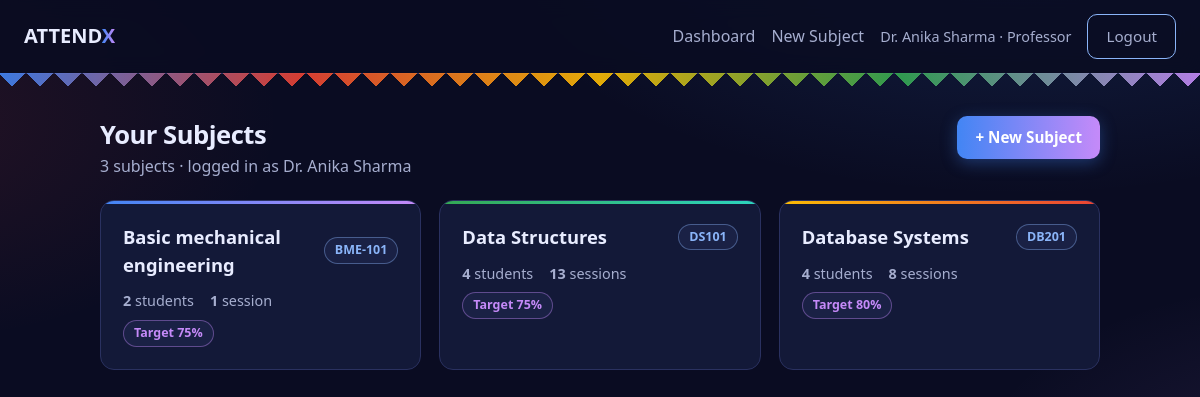
The page /prof/dashboard (signed in) on the database its author committed.
### tables this page shows
CREATE TABLE subjects (
    id INTEGER PRIMARY KEY AUTOINCREMENT,
    prof_id INTEGER NOT NULL REFERENCES professors(id) ON DELETE CASCADE,
    name TEXT NOT NULL,
    code TEXT UNIQUE NOT NULL,
    min_attendance_pct REAL NOT NULL DEFAULT 75
);

### app.py (the view)
@app.route("/prof/dashboard")
@login_required("prof")
def prof_dashboard():
    subjects = get_db().execute(
        """
        SELECT s.*,
               (SELECT COUNT(*) FROM enrollments e WHERE e.subject_id = s.id) AS student_count,
               (SELECT COUNT(*) FROM attendance_sessions t WHERE t.subject_id = s.id) AS session_count
        FROM subjects s
        WHERE s.prof_id = ?
        ORDER BY s.name COLLATE NOCASE
        """,
        (session["user_id"],),
    ).fetchall()
    return render_template("prof_dashboard.html", subjects=subjects)

### app.py (called while the page is built)
def get_db():
    if "db" not in g:
        g.db = sqlite3.connect(DB_PATH)
        g.db.row_factory = sqlite3.Row
        g.db.execute("PRAGMA foreign_keys = ON")
    return g.db

def login_required(role):
    def decorator(view):
        @wraps(view)
        def wrapped(*args, **kwargs):
            if session.get("role") != role:
                flash("Please log in first.", "error")
                return redirect(url_for("prof_login" if role == "prof" else "student_login"))
            return view(*args, **kwargs)
        return wrapped
    return decorator

### templates/prof_dashboard.html (shortened to what this page needs)
{% extends "base.html" %}
{% block content %}
<div class="page-head">
  <div>
    <h1>Your Subjects</h1>
    <p class="muted">{{ subjects|length }} subject{{ 's' if subjects|length != 1 }} · logged in as {{ session.name }}</p>
  </div>
  <a class="btn btn-primary" href="{{ url_for('subject_new') }}">+ New Subject</a>
</div>
{% if subjects %}
<div class="grid-3">
  {% for s in subjects %}
  <a class="card card-link subject-card" href="{{ url_for('subject_detail', subject_id=s.id) }}">
    <div class="card-top">
      <h2>{{ s.name }}</h2>
      <span class="badge badge-code">{{ s.code }}</span>
    </div>
    <div class="meta-row">
      <span><strong>{{ s.student_count }}</strong> student{{ 's' if s.student_count != 1 }}</span>
      <span><strong>{{ s.session_count }}</strong> session{{ 's' if s.session_count != 1 }}</span>
    </div>
    <div class="meta-row">
      <span class="badge badge-target">Target {{ s.min_attendance_pct|int }}%</span>
    </div>
  </a>
  {% endfor %}
</div>
{% endif %}
{% endblock %}

### static/style.css (style rules this page uses)
:root { --bg: #0a0c22; --card: #131938; --card2: #1a2145; --text: #e8ecff; --muted: #a6aecf; --accent: #8ab4f8; --accent2: #c58af9; --green: #34d399; --amber: #fbbf24; --red: #f87171; --border: #2a3160; --radius: 14px; --g-blue: #4285f4; --g-red: #ea4335; --g-yellow: #fbbc05; --g-green: #34a853; }
* { box-sizing: border-box; margin: 0; padding: 0; }
body { font-family: "Segoe UI", system-ui, -apple-system, sans-serif; background: radial-gradient(1000px 500px at 85% -10%, rgba(66, 133, 244, 0.18) 0%, transparent 55%), radial-gradient(800px 450px at -10% 15%, rgba(234, 67, 53, 0.12) 0%, transparent 50%), radial-gradient(900px 500px at 50% 110%, rgba(52, 168, 83, 0.12) 0%, transparent 55%), radial-gradient(700px 400px at 110% 60%, rgba(197, 138, 249, 0.10) 0%, transparent 50%), var(--bg); color: var(--text); min-height: 100vh; line-height: 1.5; }
a { color: var(--accent); text-decoration: none; }
.page-head { display: flex; justify-content: space-between; align-items: flex-start; gap: 16px; flex-wrap: wrap; margin-bottom: 22px; }
.page-head h1 { font-size: 1.6rem; letter-spacing: -0.5px; }
.card { background: var(--card); border: 1px solid var(--border); border-radius: var(--radius); padding: 22px; margin-bottom: 18px; }
.card-link { display: block; color: var(--text); transition: transform .15s ease, border-color .15s ease, box-shadow .15s ease; }
.card-top { display: flex; justify-content: space-between; align-items: center; gap: 10px; margin-bottom: 12px; }
.card-top h2 { font-size: 1.15rem; }
.meta-row { display: flex; gap: 16px; color: var(--muted); font-size: 0.9rem; margin-top: 8px; flex-wrap: wrap; }
.grid-3 { display: grid; grid-template-columns: repeat(auto-fit, minmax(260px, 1fr)); gap: 18px; }
.btn { display: inline-block; padding: 10px 18px; border-radius: 10px; font-weight: 600; font-size: 0.95rem; border: none; cursor: pointer; text-align: center; transition: opacity .15s ease, transform .1s ease; }
.btn-primary { background: linear-gradient(90deg, var(--g-blue), var(--accent2)); color: #fff; box-shadow: 0 4px 16px rgba(66, 133, 244, 0.35); }
.badge { display: inline-block; padding: 3px 10px; border-radius: 999px; font-size: 0.78rem; font-weight: 600; background: var(--card2); color: var(--muted); border: 1px solid var(--border); white-space: nowrap; }
.badge-code { color: var(--accent); border-color: rgba(138, 180, 248, 0.4); }
.badge-target { color: var(--accent2); border-color: rgba(197, 138, 249, 0.4); }
.muted { color: var(--muted); }
.subject-card { position: relative; overflow: hidden; }
.subject-card::before { content: ""; position: absolute; top: 0; left: 0; right: 0; height: 3px; background: linear-gradient(90deg, var(--g-blue), var(--accent2)); }
.grid-3 .subject-card:nth-child(4n+2)::before { background: linear-gradient(90deg, var(--g-green), #2dd4bf); }
.grid-3 .subject-card:nth-child(4n+3)::before { background: linear-gradient(90deg, var(--g-yellow), var(--g-red)); }

### rows shown on the page
subjects: name "Basic mechanical engineering", code "BME-101", student_count "2", student_count "s", session_count "1", min_attendance_pct "75"
subjects: name "Data Structures", code "DS101", student_count "4", student_count "s", session_count "13", session_count "s", min_attendance_pct "75"
subjects: name "Database Systems", code "DB201", student_count "4", student_count "s", session_count "8", session_count "s", min_attendance_pct "80"

### other values the page prints
{{ session.get('name') }} "Dr. Anika Sharma"
{{ subjects|length }} "3"
{{ 's' if subjects|length != 1 }} "s"
{{ session.name }} "Dr. Anika Sharma"
